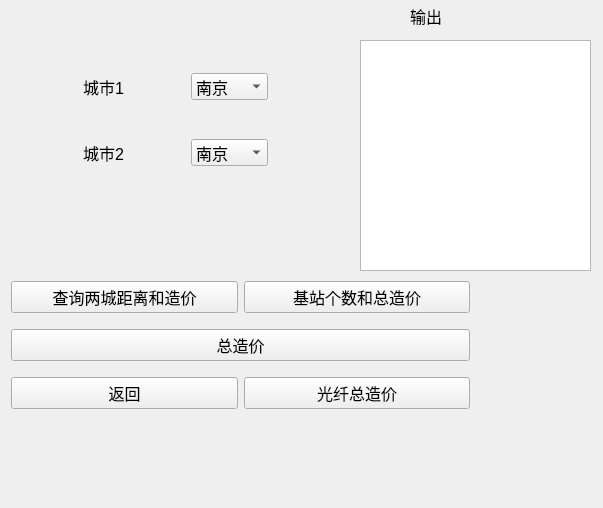
<?xml version="1.0" encoding="UTF-8"?>
<ui version="4.0">
 <class>find1Class</class>
 <widget class="QMainWindow" name="find1Class">
  <property name="geometry">
   <rect>
    <x>0</x>
    <y>0</y>
    <width>603</width>
    <height>508</height>
   </rect>
  </property>
  <property name="sizePolicy">
   <sizepolicy hsizetype="Preferred" vsizetype="Fixed">
    <horstretch>0</horstretch>
    <verstretch>0</verstretch>
   </sizepolicy>
  </property>
  <property name="minimumSize">
   <size>
    <width>600</width>
    <height>400</height>
   </size>
  </property>
  <property name="maximumSize">
   <size>
    <width>800</width>
    <height>900</height>
   </size>
  </property>
  <property name="windowTitle">
   <string>find1</string>
  </property>
  <widget class="QWidget" name="centralWidget">
   <widget class="QTextEdit" name="textEdit">
    <property name="geometry">
     <rect>
      <x>360</x>
      <y>40</y>
      <width>231</width>
      <height>231</height>
     </rect>
    </property>
    <property name="font">
     <font>
      <pointsize>10</pointsize>
     </font>
    </property>
    <property name="readOnly">
     <bool>true</bool>
    </property>
   </widget>
   <widget class="QWidget" name="widget" native="true">
    <property name="geometry">
     <rect>
      <x>10</x>
      <y>29</y>
      <width>331</width>
      <height>181</height>
     </rect>
    </property>
    <layout class="QGridLayout" name="gridLayout">
     <item row="1" column="2">
      <spacer name="horizontalSpacer_2">
       <property name="orientation">
        <enum>Qt::Horizontal</enum>
       </property>
       <property name="sizeHint" stdset="0">
        <size>
         <width>40</width>
         <height>20</height>
        </size>
       </property>
      </spacer>
     </item>
     <item row="2" column="3">
      <spacer name="verticalSpacer_2">
       <property name="orientation">
        <enum>Qt::Vertical</enum>
       </property>
       <property name="sizeHint" stdset="0">
        <size>
         <width>20</width>
         <height>40</height>
        </size>
       </property>
      </spacer>
     </item>
     <item row="3" column="1">
      <widget class="QLabel" name="label_2">
       <property name="font">
        <font>
         <pointsize>12</pointsize>
        </font>
       </property>
       <property name="text">
        <string>城市2</string>
       </property>
      </widget>
     </item>
     <item row="5" column="3">
      <spacer name="verticalSpacer_3">
       <property name="orientation">
        <enum>Qt::Vertical</enum>
       </property>
       <property name="sizeHint" stdset="0">
        <size>
         <width>20</width>
         <height>40</height>
        </size>
       </property>
      </spacer>
     </item>
     <item row="1" column="1">
      <widget class="QLabel" name="label">
       <property name="font">
        <font>
         <pointsize>12</pointsize>
        </font>
       </property>
       <property name="text">
        <string>城市1</string>
       </property>
      </widget>
     </item>
     <item row="1" column="4">
      <spacer name="horizontalSpacer_3">
       <property name="orientation">
        <enum>Qt::Horizontal</enum>
       </property>
       <property name="sizeHint" stdset="0">
        <size>
         <width>40</width>
         <height>20</height>
        </size>
       </property>
      </spacer>
     </item>
     <item row="0" column="3">
      <spacer name="verticalSpacer">
       <property name="orientation">
        <enum>Qt::Vertical</enum>
       </property>
       <property name="sizeHint" stdset="0">
        <size>
         <width>20</width>
         <height>40</height>
        </size>
       </property>
      </spacer>
     </item>
     <item row="1" column="0">
      <spacer name="horizontalSpacer">
       <property name="orientation">
        <enum>Qt::Horizontal</enum>
       </property>
       <property name="sizeHint" stdset="0">
        <size>
         <width>40</width>
         <height>20</height>
        </size>
       </property>
      </spacer>
     </item>
     <item row="1" column="3">
      <widget class="QComboBox" name="comboBox_1">
       <property name="font">
        <font>
         <pointsize>12</pointsize>
        </font>
       </property>
       <item>
        <property name="text">
         <string>南京</string>
        </property>
       </item>
       <item>
        <property name="text">
         <string>镇江</string>
        </property>
       </item>
       <item>
        <property name="text">
         <string>扬州</string>
        </property>
       </item>
       <item>
        <property name="text">
         <string>淮安</string>
        </property>
       </item>
       <item>
        <property name="text">
         <string>马鞍山</string>
        </property>
       </item>
       <item>
        <property name="text">
         <string>滁州</string>
        </property>
       </item>
       <item>
        <property name="text">
         <string>芜湖</string>
        </property>
       </item>
       <item>
        <property name="text">
         <string>宣称</string>
        </property>
       </item>
       <item>
        <property name="text">
         <string>溧阳</string>
        </property>
       </item>
       <item>
        <property name="text">
         <string>金坛</string>
        </property>
       </item>
      </widget>
     </item>
     <item row="3" column="3">
      <widget class="QComboBox" name="comboBox_2">
       <property name="font">
        <font>
         <pointsize>12</pointsize>
        </font>
       </property>
       <item>
        <property name="text">
         <string>南京</string>
        </property>
       </item>
       <item>
        <property name="text">
         <string>镇江</string>
        </property>
       </item>
       <item>
        <property name="text">
         <string>扬州</string>
        </property>
       </item>
       <item>
        <property name="text">
         <string>淮安</string>
        </property>
       </item>
       <item>
        <property name="text">
         <string>马鞍山</string>
        </property>
       </item>
       <item>
        <property name="text">
         <string>滁州</string>
        </property>
       </item>
       <item>
        <property name="text">
         <string>芜湖</string>
        </property>
       </item>
       <item>
        <property name="text">
         <string>宣称</string>
        </property>
       </item>
       <item>
        <property name="text">
         <string>溧阳</string>
        </property>
       </item>
       <item>
        <property name="text">
         <string>金坛</string>
        </property>
       </item>
      </widget>
     </item>
     <item row="3" column="0">
      <spacer name="horizontalSpacer_4">
       <property name="orientation">
        <enum>Qt::Horizontal</enum>
       </property>
       <property name="sizeHint" stdset="0">
        <size>
         <width>40</width>
         <height>20</height>
        </size>
       </property>
      </spacer>
     </item>
     <item row="3" column="2">
      <spacer name="horizontalSpacer_5">
       <property name="orientation">
        <enum>Qt::Horizontal</enum>
       </property>
       <property name="sizeHint" stdset="0">
        <size>
         <width>40</width>
         <height>20</height>
        </size>
       </property>
      </spacer>
     </item>
     <item row="3" column="4">
      <spacer name="horizontalSpacer_6">
       <property name="orientation">
        <enum>Qt::Horizontal</enum>
       </property>
       <property name="sizeHint" stdset="0">
        <size>
         <width>40</width>
         <height>20</height>
        </size>
       </property>
      </spacer>
     </item>
    </layout>
   </widget>
   <widget class="QLabel" name="label_3">
    <property name="geometry">
     <rect>
      <x>410</x>
      <y>0</y>
      <width>71</width>
      <height>31</height>
     </rect>
    </property>
    <property name="font">
     <font>
      <pointsize>12</pointsize>
     </font>
    </property>
    <property name="text">
     <string>输出</string>
    </property>
   </widget>
   <widget class="QWidget" name="widget_2" native="true">
    <property name="geometry">
     <rect>
      <x>0</x>
      <y>260</y>
      <width>481</width>
      <height>171</height>
     </rect>
    </property>
    <layout class="QGridLayout" name="gridLayout_2">
     <item row="5" column="1">
      <widget class="QPushButton" name="pushButton_4">
       <property name="font">
        <font>
         <pointsize>12</pointsize>
        </font>
       </property>
       <property name="text">
        <string>光纤总造价</string>
       </property>
      </widget>
     </item>
     <item row="5" column="0">
      <widget class="QPushButton" name="pushButton">
       <property name="font">
        <font>
         <pointsize>12</pointsize>
        </font>
       </property>
       <property name="text">
        <string>返回</string>
       </property>
      </widget>
     </item>
     <item row="3" column="0" colspan="2">
      <widget class="QPushButton" name="pushButton_5">
       <property name="font">
        <font>
         <pointsize>12</pointsize>
        </font>
       </property>
       <property name="text">
        <string>总造价</string>
       </property>
      </widget>
     </item>
     <item row="2" column="0">
      <widget class="QPushButton" name="pushButton_2">
       <property name="font">
        <font>
         <pointsize>12</pointsize>
        </font>
       </property>
       <property name="text">
        <string>查询两城距离和造价</string>
       </property>
      </widget>
     </item>
     <item row="2" column="1">
      <widget class="QPushButton" name="pushButton_3">
       <property name="font">
        <font>
         <pointsize>12</pointsize>
        </font>
       </property>
       <property name="text">
        <string>基站个数和总造价</string>
       </property>
      </widget>
     </item>
    </layout>
   </widget>
  </widget>
 </widget>
 <layoutdefault spacing="6" margin="11"/>
 <resources/>
 <connections/>
</ui>
